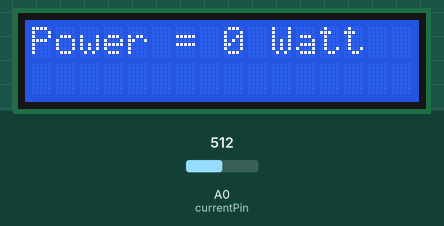
Bench run of a sketch on a simulated Arduino Uno, built with avr-gcc and run on an emulated ATmega328P. Shown: 16×2 character LCD. Inputs (shaded band) come from the test bench; at power-on: A0 (currentPin) = 512.

Above: at 1.2 s.
1.3 s: A0 (currentPin) set to 716
At 2.5 s:
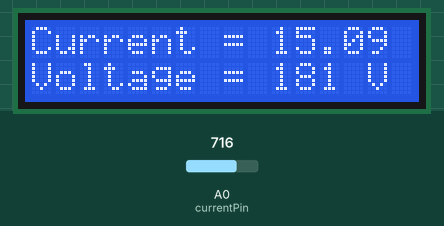
6.9 s: A0 (currentPin) set to 900
At 7.9 s:
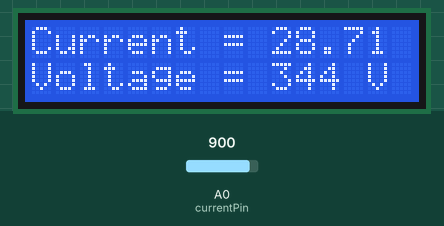
12.5 s: A0 (currentPin) set to 511
At 13.3 s:
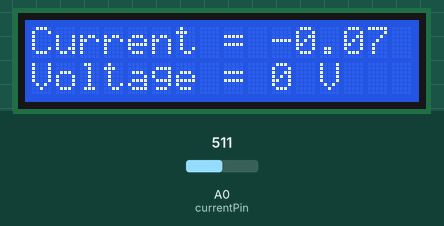
Timing chart, 0 to 15.5 s (numbered marks = the images above; inputs shaded):
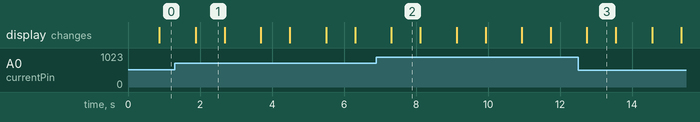

Measured:
- after the input at 1.3 s, the display: changes after 0.58 s (image 1)
- after the input at 6.9 s, the display: changes after 0.41 s (image 2)
- after the input at 12.5 s, the display: changes after 0.25 s (image 3)
- what the display in image 1 shows lasts 0.8 s, from 1.9 s to 2.7 s

The sketch:

arduinoCode.ino
```cpp
#include<LiquidCrystal.h>

LiquidCrystal lcd(11,10,5,4,3,2);

const int currentPin = A0;
int sensitivity = 66;
int adcValue= 0;
int offsetVoltage = 2500;
double adcVoltage = 0;
double currentValue = 0;

void setup()
{
  lcd.begin(16,2);
}

void loop()
{

  adcValue = analogRead(currentPin); // 0-1024
  adcVoltage = (adcValue / 1024.0) * 5000;
  currentValue = ( (adcVoltage - offsetVoltage) / sensitivity );
  int loadvoltage = currentValue * 12;
  int power = loadvoltage*currentValue*currentValue;


  lcd.print("Current = ");
  lcd.print(currentValue,2);
  lcd.print(" A");
  lcd.setCursor(0,1);
  lcd.print("Voltage = ");
  lcd.print(loadvoltage);
  lcd.print(" V");
  lcd.setCursor(0,0);

  delay(800);

  lcd.print("Power = ");
  lcd.print(power);
  lcd.print(" Watt       ");
  lcd.setCursor(0,1);
  lcd.print("                     ");
  lcd.setCursor(0,0);

  delay(1000);
}
```
